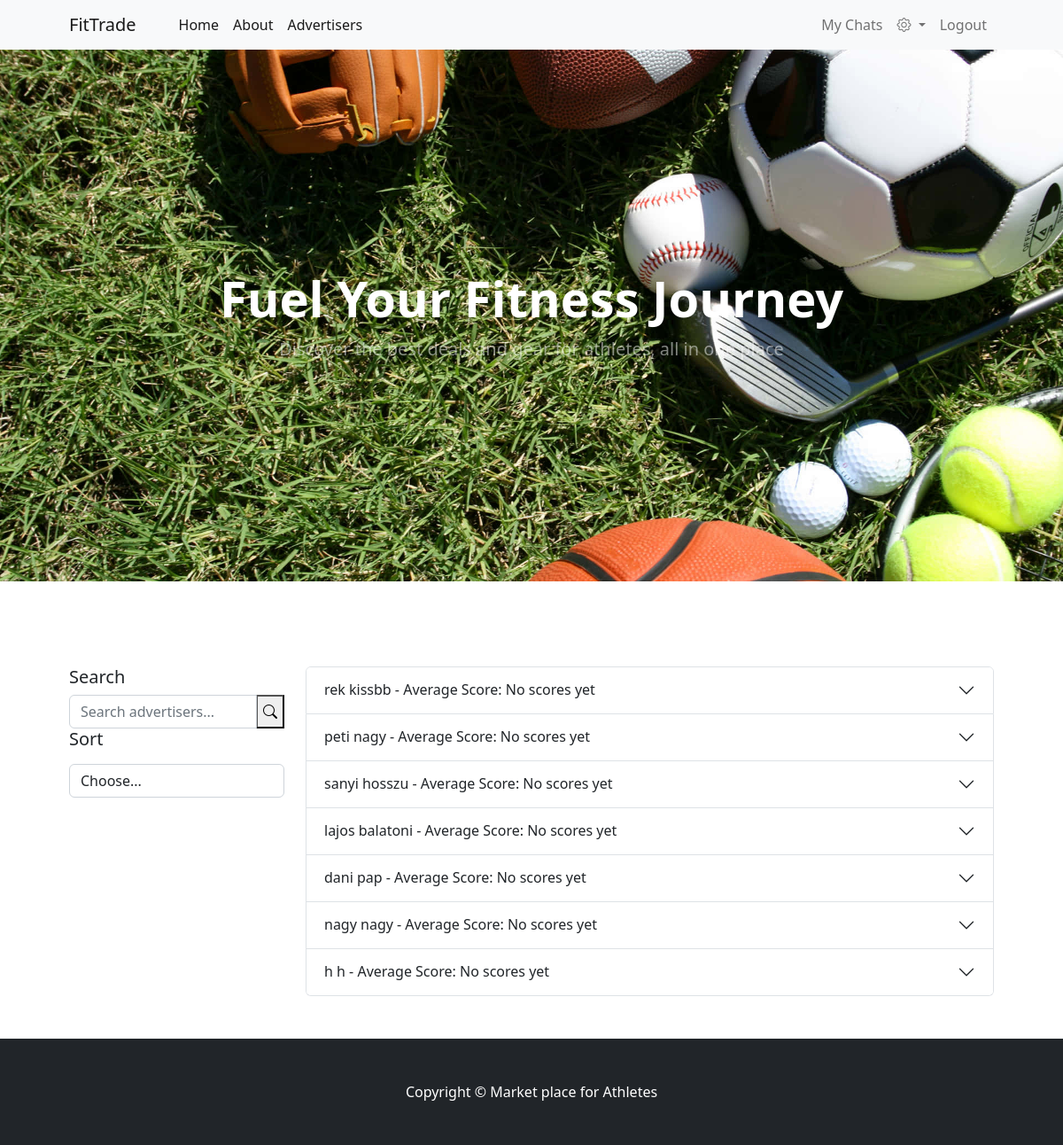
Page /members/advertisers/ (signed in) on the earlier database version.
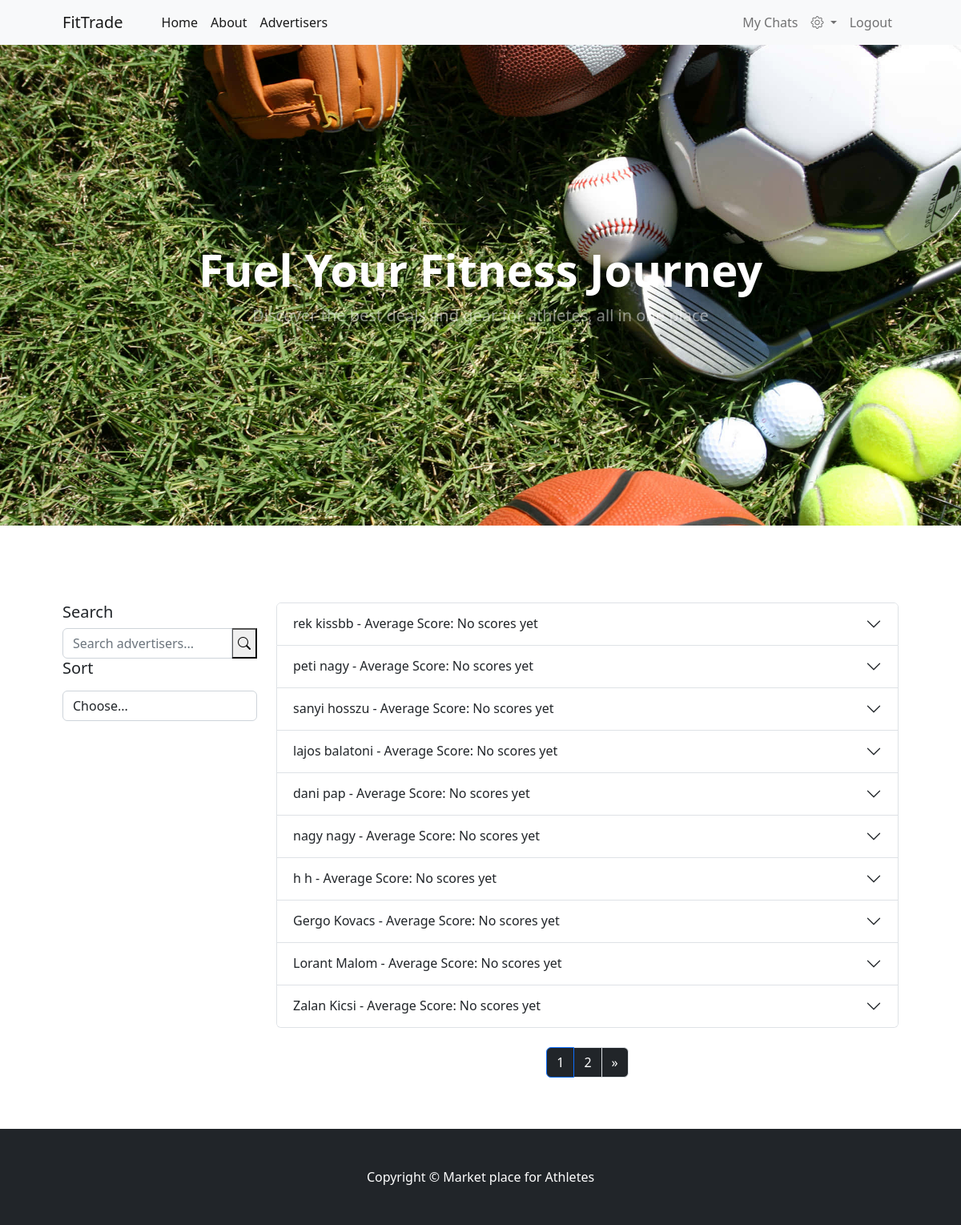
Same page on the later database version.
### members/models.py (models this page shows, shortened)
class Profile (models.Model):
    user = models.OneToOneField(User, on_delete= models.CASCADE)
    dateofbirth = models.DateField(null = True, blank = True)
    bio = models.TextField(null = True, blank = True, max_length= 5000)

### members/views.py (the view)
# urls.py: path('advertisers/', views.advertisers, name='advertisers'),
def advertisers(request):
    search_query = request.GET.get('search', '').strip()
    sort_option = request.GET.get('sort')
    page = request.GET.get('page', 1)
    advertisers = Profile.objects.annotate(average_score=Avg('user__received_scores__score'))
    if search_query:
        advertisers = advertisers.filter(
            Q(user__first_name__icontains=search_query) |
            Q(user__last_name__icontains=search_query)
        )
    if sort_option == 'name_asc':
        advertisers = advertisers.order_by('user__first_name')
    elif sort_option == 'name_desc':
        advertisers = advertisers.order_by('-user__first_name')
    elif sort_option == 'score_asc':
        advertisers = advertisers.order_by('average_score')
    elif sort_option == 'score_desc':
        advertisers = advertisers.order_by('-average_score')
    paginator = Paginator(advertisers, 10)
    try:
        advertisers = paginator.page(page)
    except PageNotAnInteger:
        advertisers = paginator.page(1)
    except EmptyPage:
        advertisers = paginator.page(paginator.num_pages)
    user_scores = {}
    if request.user.is_authenticated:
        for advertiser in advertisers:
            try:
                score = Score.objects.get(rater_user=request.user, rated_user=advertiser.user)
                user_scores[advertiser.user.id] = score
            except Score.DoesNotExist:
                user_scores[advertiser.user.id] = None
    form = ScoreForm()
    return render(request, 'advertisers.html', {
        'advertisers': advertisers,
        'form': form,
        'sort_option': sort_option,
        'user_scores': user_scores,
        'images': json.dumps(get_header_images())
    })

### members/forms.py
class ScoreForm(forms.ModelForm):
    class Meta:
        model = Score
        fields = ['score']
        widgets = {
            'score': forms.NumberInput(attrs={'min': 1, 'max': 5})
        }

### members/views.py (called while the page is built)
def get_header_images():
    image_folder = os.path.join(settings.MEDIA_ROOT, 'header_images')
    image_urls = [
        f"{settings.MEDIA_URL}header_images/{image}" for image in os.listdir(image_folder)
    ]
    return image_urls

### members/templates/advertisers.html (shortened to what this page needs)
{% extends "base.html" %}
{% block content %}
    {% include 'header.html' %}
    <section class="py-5">
        <div class="container px-4 px-lg-5 mt-5">
            <div class="row">
                <div class="col-md-3">
                    <form method="get" action="{% url 'advertisers' %}">
                        <h5>Search</h5>
                        <div class="input-group">
                            <input type="text" class="form-control" placeholder="Search advertisers..." name="search" value="{{ request.GET.search }}">
                            <button class="bi bi-search" type="submit"></button>
                        </div>
                        <h5>Sort</h5>
                        <select name="sort" class="form-control mt-3" onchange="this.form.submit()">
                            <option value="">Choose...</option>
                        </select>
                    </form>
                </div>
                <div class="col-md-9">
                    <div class="accordion" id="advertisersAccordion">
                        {% for advertiser in advertisers %}
                        <div class="accordion-item">
                            <h2 class="accordion-header" id="heading-{{ advertiser.user.id }}">
                                <button class="accordion-button collapsed" type="button" data-bs-toggle="collapse" data-bs-target="#collapse-{{ advertiser.user.id }}" aria-expanded="false" aria-controls="collapse-{{ advertiser.user.id }}">
                                    {{ advertiser.user.get_full_name }} - Average Score: {{ advertiser.average_score|default:"No scores yet" }}
                                </button>
                            </h2>
                        </div>
                        {% endfor %}
                        {% if advertisers.has_other_pages %}
                        <nav aria-label="Page navigation">
                            <ul class="pagination justify-content-center mt-4">
                                {% for num in advertisers.paginator.page_range %}
                                    <li class="page-item {% if advertisers.number == num %}active{% endif %}">
                                        <a class="page-link bg-dark text-white" href="?page={{ num }}&search={{ request.GET.search }}&sort={{ sort_option }}">{{ num }}</a>
                                    </li>
                                {% endfor %}
                                {% if advertisers.has_next %}
                                    <li class="page-item">
                                        <a class="page-link bg-dark text-white" href="?page={{ advertisers.next_page_number }}&search={{ request.GET.search }}&sort={{ sort_option }}" aria-label="Next">
                                            <span aria-hidden="true">&raquo;</span>
                                        </a>
                                    </li>
                                {% endif %}
                            </ul>
                        </nav>
                        {% endif %}
                    </div>
                </div>
            </div>
        </div>
    </section>
{% endblock %}

Differences in the rows shown:
added Profile: user.get_full_name "Gergo Kovacs", average_score "No scores yet"
added Profile: user.get_full_name "Lorant Malom", average_score "No scores yet"
added Profile: user.get_full_name "Zalan Kicsi", average_score "No scores yet"
Other differences:
new list line: "1"
new list line: "2"
